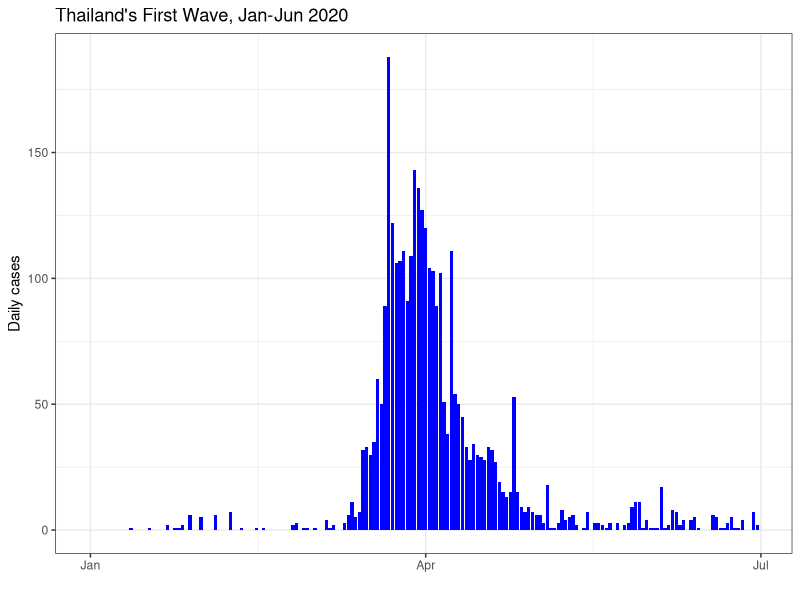
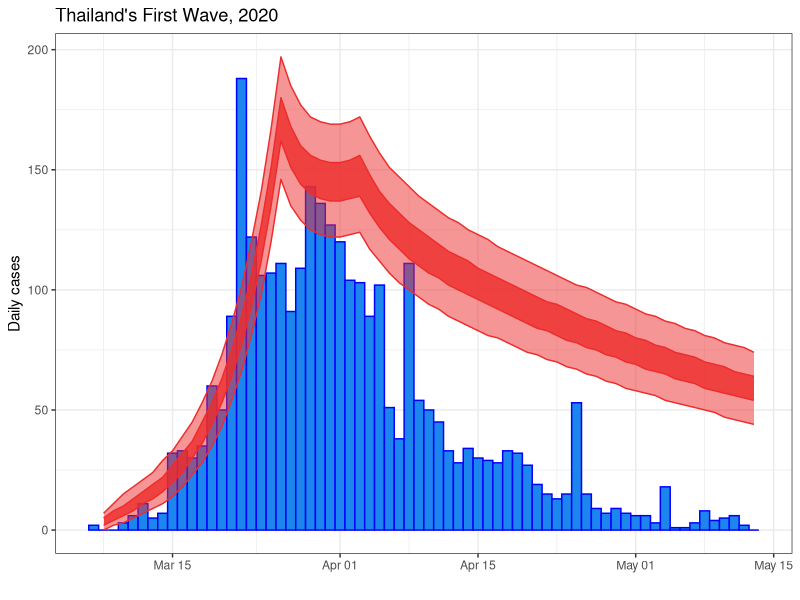
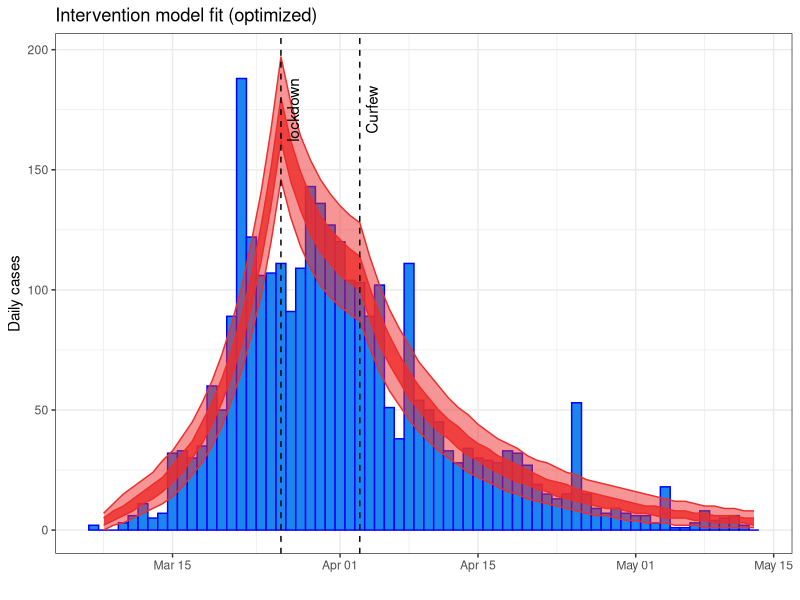

Generate these figures, in order, with R:
## ---- chunk 1
knitr::opts_chunk$set(
    fig.align = "center"
)
## ---- chunk 2
library(dplyr)
library(deSolve)
library(ggplot2)
## ---- chunk 3
first_wave <- read.csv("first_wave_TH.csv", colClasses = c("Date", "numeric", "numeric"))
first_wave$Date <- as.Date(first_wave$Date, format = "%Y-%m-%d")

ggplot(first_wave, aes(x = Date, y = Cases)) +
    geom_col(fill = "blue") +
    ylab("Daily cases") +
    xlab("") +
    ggtitle("Thailand's First Wave, Jan-Jun 2020") +
    theme_bw()
## ---- chunk 4
fitting_start_date <- as.Date("2020-03-07") # start of fitting window
emergency_start_date <- as.Date("2020-03-26") # Start of Emergency declaration
curfew_start_date <- as.Date("2020-04-03") # Start of Curfew
fitting_end_date <- as.Date("2020-05-13") # end of fitting window
## ---- chunk 5
outbreak <- first_wave %>%
    filter(Date >= fitting_start_date, Date <= fitting_end_date)
## ---- chunk 6
parameters <- c(
    R0 = 3.970588, # from the NM fitting session
    incubation_period = 5, # Rounded from Trauer et al
    infectious_period = 6, # Rounded from Trauer et al
    emergency_efficacy = 0.70, # guess
    curfew_efficacy = 0.80 # guess
)
## ---- chunk 7
# Initial conditions
Total_population <- 6.6e7 # Roughly population of Thailand
Initial_exposed <- 0 # Simplifying assumption
Initial_infectious <- 30.356868 # from the NM fitting session
Initial_recovered <- 0 # simplifying assumption
Initial_susceptible <- Total_population - Initial_exposed - Initial_infectious - Initial_recovered


# State variables
state <- c(
    Susceptible = Initial_susceptible,
    Exposed = Initial_exposed,
    Infectious = Initial_infectious,
    Recovered = Initial_recovered
)

# Time window
times <- seq(fitting_start_date, fitting_end_date, by = 1)
## ---- chunk 8
COVID.intervention <- function(t, state, parameters) {
    with(as.list(c(state, parameters)), {

        # Calculate the total population size
        Total_population <- Susceptible + Exposed + Infectious + Recovered

        # Calculate intervention efficacy
        if (t < as.numeric(emergency_start_date - fitting_start_date)) {
            intervention_efficacy <- 0
        } else if (t >= as.numeric(emergency_start_date - fitting_start_date) &&
            t < as.numeric(curfew_start_date - fitting_start_date)) {
            intervention_efficacy <- emergency_efficacy
        } else {
            intervention_efficacy <- curfew_efficacy
        }


        # Calculate the effective reproduction number in the presence of interventions
        Reff <- (1 - intervention_efficacy) * R0 # assuming everyone starts susceptible

        # Calculate the average force of infection imposed on each susceptible individual
        force_of_infection <- Reff * Infectious / (Total_population * infectious_period)

        # Calculate the net (instantaneous) change in each state variable
        Susceptible_change <- -force_of_infection * Susceptible
        Exposed_change <- force_of_infection * Susceptible - Exposed / incubation_period
        Infectious_change <- Exposed / incubation_period - Infectious / infectious_period
        Recovered_change <- Infectious / infectious_period

        # Return net changes as list
        return(list(
            c(
                Susceptible_change,
                Exposed_change,
                Infectious_change,
                Recovered_change
            )
        ))
    })
}
## ---- chunk 9
# Wrapper function to solve model and tidy up output
solve.intervention.model <- function(y_ = state,
                                     times_ = times,
                                     func. = COVID.intervention,
                                     parms_ = parameters) {
    out <- ode(
        y = y_,
        times = as.numeric(times_ - times_[1]),
        func = func.,
        parms = parms_
    )


    # Calculate the prevalence, incidence and cumulative incidence (for comparison with data)
    out <- as.data.frame(out) %>%
        mutate(
            Prevalence = Exposed + Infectious,
            Incidence = Exposed / parms_["incubation_period"],
            Cumulative_incidence = cumsum(Incidence) + Incidence[1],
            Population = Susceptible + Exposed + Infectious + Recovered,
            Date = times_
        )

    return(as.data.frame(out))
}
## ---- chunk 10
# Run the model for out initial set of parameters
out_init <- solve.intervention.model()


# Make sure to add observational uncertainty
out_init <- out_init %>%
    mutate(
        lower50 = qpois(p = 0.25, lambda = Incidence), # 50% confidence interval (i.e., 25 - 75th centiles)
        upper50 = qpois(p = 0.75, lambda = Incidence),
        lower95 = qpois(p = 0.025, lambda = Incidence), # 95% confidence interval (i.e., 2.5 - 97.5th centiles)
        upper95 = qpois(p = 0.975, lambda = Incidence)
    )

# Plot initial estimate
ggplot(outbreak) +
    geom_col(aes(x = Date, y = Cases), width = 1, fill = "dodgerblue2", colour = "blue") +
    geom_ribbon(
        data = out_init[-1, ], aes(x = Date, ymin = lower50, ymax = upper50),
        fill = "firebrick2", colour = "firebrick2", alpha = 0.8
    ) +
    geom_ribbon(
        data = out_init[-1, ], aes(x = Date, ymin = lower95, ymax = upper95),
        fill = "firebrick2", colour = "firebrick2", alpha = 0.5
    ) +
    ylab("Daily cases") +
    xlab("") +
    ggtitle("Thailand's First Wave, 2020") +
    theme_bw()
## ---- chunk 11
logit <- function(x) {
    return(log(x / (1 - x)))
}

# And its inverse
inverse.logit <- function(x) {
    return(exp(x) / (1 + exp(x)))
}
## ---- chunk 12
negative.log.likelihood <- function(transformed_parameters, # assumes logit form of parameters -- per Wednesday arvo session
                                    data = outbreak$Cases[-1],
                                    state_ = state,
                                    times_ = times,
                                    func. = COVID.intervention, # note this is our ode solver
                                    parms_base = parameters) {

    # Back-transform model parameters (inverse logit)
    parms_base[c("emergency_efficacy", "curfew_efficacy")] <-
        inverse.logit(transformed_parameters[c("emergency_efficacy", "curfew_efficacy")])

    # Solve model with updated parameters
    out <- solve.intervention.model(
        state_,
        times_,
        func.,
        parms_base
    )

    return(-sum(dpois(
        x = data,
        lambda = out$Incidence[-1],
        log = TRUE
    ))) # Poisson observation model
}
## ---- chunk 13
init_parameters <- c(logit(parameters[c(
    "emergency_efficacy",
    "curfew_efficacy"
)]))

# Calculate initial negative log-likelihood
negative.log.likelihood(init_parameters)
negative_log_likelihood_initial <- -sum(dpois(
    x = outbreak$Cases[-1],
    lambda = out_init$Incidence[-1], # This is from the previous section!
    log = TRUE
))
negative_log_likelihood_initial
## ---- chunk 14
optim_NM <- optim(
    par = init_parameters,
    fn = negative.log.likelihood,
    method = "Nelder-Mead",
    hessian = TRUE
)

# Check for convergence
optim_NM$convergence # 0 - converged; 1 - failed

# Back-transform parameters
c(inverse.logit(optim_NM$par[c(
    "emergency_efficacy",
    "curfew_efficacy"
)]))

# Inspect the optimal negative log-likelihood
optim_NM$value
## ---- chunk 15
optimal_parameters <- parameters
optimal_parameters[c(
    "emergency_efficacy",
    "curfew_efficacy"
)] <- inverse.logit(optim_NM$par[c(
    "emergency_efficacy",
    "curfew_efficacy"
)])



# Solve the model given the optimal parameters and initial conditions
optimal_solution <- solve.intervention.model(
    y_ = state,
    times_ = times,
    func. = COVID.intervention,
    parms = optimal_parameters
)


# Calculate the observational confidence intervals
optimal_solution <- optimal_solution %>%
    mutate(
        lower50 = qpois(p = 0.25, lambda = Incidence), # 50% confidence interval (i.e., 25 - 75th centiles)
        upper50 = qpois(p = 0.75, lambda = Incidence),
        lower95 = qpois(p = 0.025, lambda = Incidence), # 95% confidence interval (i.e., 2.5 - 97.5th centiles)
        upper95 = qpois(p = 0.975, lambda = Incidence)
    )

ggplot(outbreak) +
    geom_col(
        aes(x = Date, y = Cases),
        width = 1.0,
        fill = "dodgerblue2",
        colour = "blue"
    ) +
    geom_ribbon(
        data = optimal_solution[-1, ],
        aes(x = Date, ymin = lower50, ymax = upper50),
        fill = "firebrick2", colour = "firebrick2", alpha = 0.8
    ) +
    geom_ribbon(
        data = optimal_solution[-1, ],
        aes(x = Date, ymin = lower95, ymax = upper95),
        fill = "firebrick2", colour = "firebrick2", alpha = 0.5
    ) +
    ylab("Daily cases") +
    xlab("") +
    ggtitle("Intervention model fit (optimized)") +
    geom_vline(
        aes(xintercept = emergency_start_date),
        linetype = "dashed"
    ) +
    geom_vline(
        aes(xintercept = curfew_start_date),
        linetype = "dashed"
    ) +
    annotate(
        geom = "text",
        label = c("lockdown", "Curfew"),
        x = c(emergency_start_date, curfew_start_date),
        y = c(175, 175),
        angle = 90,
        vjust = 1.5
    ) +
    theme_bw()
## ---- chunk 16
covar_matrix <- solve(optim_NM$hessian)
std_errors <- sqrt(diag(covar_matrix))
estimates_transformed <- data.frame(
    estimate = optim_NM$par,
    std_error = std_errors
) %>%
    dplyr::mutate(
        lower95CI = estimate - 1.96 * std_error,
        upper95CI = estimate + 1.96 * std_error
    )
estimates_transformed

# Back-transform estimates and confidence intervals
estimates <- inverse.logit(estimates_transformed[, -2])
estimates
